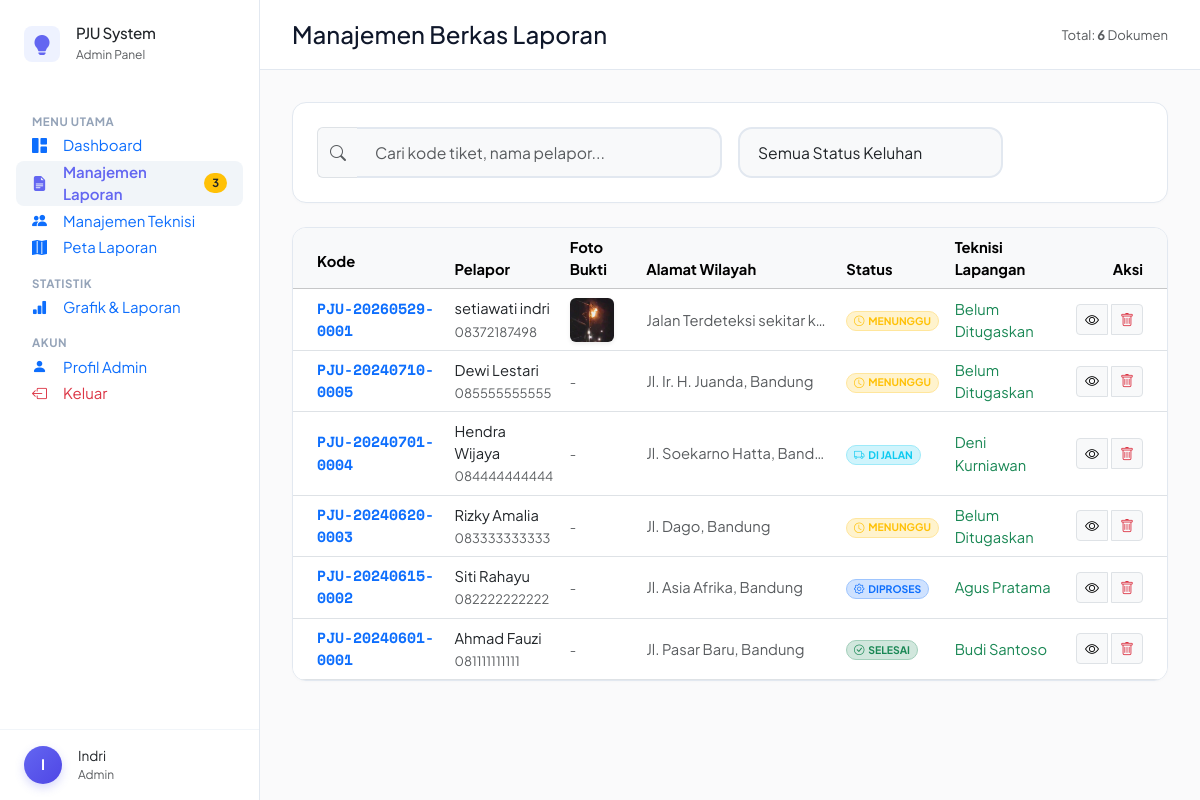
Screenshot of /pju_uas/admin/laporan.php (signed in) with the database file from the repository.
### tables this page shows
CREATE TABLE `laporan` (
  `id` int(10) UNSIGNED NOT NULL,
  `kode_laporan` varchar(20) NOT NULL COMMENT 'Format: PJU-YYYYMMDD-XXXX',
  `nama_pelapor` varchar(100) NOT NULL,
  `no_hp` varchar(20) NOT NULL,
  `deskripsi` text NOT NULL,
  `foto` varchar(255) DEFAULT NULL,
  `latitude` decimal(10,8) NOT NULL,
  `longitude` decimal(11,8) NOT NULL,
  `alamat_lokasi` varchar(500) DEFAULT NULL,
  `status` enum('menunggu','diproses','dalam_perjalanan','selesai','dibatalkan') NOT NULL DEFAULT 'menunggu',
  `teknisi_id` int(10) UNSIGNED DEFAULT NULL,
  `estimasi_selesai` datetime DEFAULT NULL,
  `catatan_teknisi` text DEFAULT NULL,
  `created_at` timestamp NOT NULL DEFAULT current_timestamp(),
  `updated_at` timestamp NOT NULL DEFAULT current_timestamp() ON UPDATE current_timestamp()
);

CREATE TABLE `teknisi` (
  `id` int(10) UNSIGNED NOT NULL,
  `nama` varchar(100) NOT NULL,
  `no_hp` varchar(20) NOT NULL,
  `email` varchar(150) DEFAULT NULL,
  `alamat` text DEFAULT NULL,
  `status` enum('aktif','nonaktif') NOT NULL DEFAULT 'aktif',
  `foto` varchar(255) DEFAULT NULL,
  `created_at` timestamp NOT NULL DEFAULT current_timestamp(),
  `updated_at` timestamp NOT NULL DEFAULT current_timestamp() ON UPDATE current_timestamp()
);

### pju_uas/admin/laporan.php (the view, shortened to what this page needs)
<?php
require_once dirname(__DIR__) . '/config/app.php';
$db          = getDB();
$search  = trim($_GET['search']  ?? '');
$page    = max(1, (int)($_GET['page'] ?? 1));
$perPage = 15;
$where  = 'WHERE 1=1';
$params = [];
$stmtCount = $db->prepare("SELECT COUNT(*) FROM laporan l $where");
$stmtCount->execute($params);
$total = (int)$stmtCount->fetchColumn();
$pag    = paginate($total, $perPage, $page, BASE_URL . '/admin/laporan.php');
$offset = $pag['offset'];
$stmt = $db->prepare("
    SELECT l.*, t.nama AS nama_teknisi
    FROM laporan l
    LEFT JOIN teknisi t ON l.teknisi_id = t.id
    $where
    ORDER BY l.created_at DESC
    LIMIT :limit OFFSET :offset
");
$stmt->bindValue(':limit', (int)$perPage, PDO::PARAM_INT);
$stmt->bindValue(':offset', (int)$offset, PDO::PARAM_INT);
$stmt->execute();
$laporan = $stmt->fetchAll();
include dirname(__DIR__) . '/templates/header.php';
?>
<div class="admin-wrapper">
  <?php include dirname(__DIR__) . '/templates/admin_sidebar.php'; ?>
  <main class="main-content">
    <div class="topbar-clean d-flex justify-content-between align-items-center">
      <h4 class="fw-800 mb-0" style="color: #0F172A;">Manajemen Berkas Laporan</h4>
      <div class="small text-muted fw-500">Total: <strong><?= number_format($total) ?></strong> Dokumen</div>
    </div>
    <div class="content-padding">
      <div class="card-clean-panel mb-4">
        <div class="row g-3 align-items-center">
          <div class="col-md-6">
            <div class="input-group">
              <span class="input-group-text bg-light border-end-0"><i class="bi bi-search text-muted"></i></span>
              <input type="text" id="search-input" class="form-control bg-light border-start-0" placeholder="Cari kode tiket, nama pelapor..." value="<?= e($search) ?>">
            </div>
          </div>
          <div class="col-md-4">
            <select id="filter-status" class="form-select bg-light">
              <option value="">Semua Status Keluhan</option>
            </select>
          </div>
        </div>
      </div>
      <div class="card-clean-panel p-0 overflow-hidden">
        <div class="table-responsive">
          <table class="table table-hover align-middle mb-0" style="font-size: 0.92rem;">
            <thead class="table-light">
              <tr>
                <th class="ps-4 py-3">Kode</th>
                <th>Pelapor</th>
                <th>Foto Bukti</th>
                <th>Alamat Wilayah</th>
                <th>Status</th>
                <th>Teknisi Lapangan</th>
                <th class="pe-4 text-end">Aksi</th>
              </tr>
            </thead>
            <tbody>
              <?php foreach ($laporan as $row): ?>
              <tr>
                <td class="ps-4 fw-bold text-primary" style="font-family:'Space Mono', monospace;"><?= e($row['kode_laporan']) ?></td>
                <td>
                  <div class="fw-600 text-dark"><?= e($row['nama_pelapor']) ?></div>
                  <small class="text-muted"><?= e($row['no_hp']) ?></small>
                </td>
                <td>
                  <?php if ($row['foto']): ?>
                  <img src="<?= UPLOAD_URL . e($row['foto']) ?>" class="rounded cursor-pointer shadow-sm" style="width: 44px; height: 44px; object-fit: cover;" onclick="Swal.fire({imageUrl:this.src, showConfirmButton:false})">
                  <?php else: ?>
                  <span class="text-muted small">-</span>
                  <?php endif; ?>
                </td>
                <td class="text-muted text-truncate" style="max-width: 200px;"><?= e($row['alamat_lokasi'] ?? 'Koordinat Terlampir') ?></td>
                <td><?= statusBadge($row['status']) ?></td>
                <td class="fw-600 text-success"><?= e($row['nama_teknisi'] ?? 'Belum Ditugaskan') ?></td>
                <td class="pe-4 text-end">
                  <div class="btn-group gap-1">
                    <a href="<?= BASE_URL ?>/admin/detail_laporan.php?id=<?= $row['id'] ?>" class="btn btn-sm btn-light border"><i class="bi bi-eye"></i></a>
                    <button onclick="confirmDelete('<?= BASE_URL ?>/admin/hapus_laporan.php?id=<?= $row['id'] ?>', 'laporan <?= e($row['kode_laporan']) ?>')" class="btn btn-sm btn-light border text-danger"><i class="bi bi-trash"></i></button>
                  </div>
                </td>
              </tr>
              <?php endforeach; ?>
            </tbody>
          </table>
        </div>
      </div>
    </div>
  </main>
</div>
<?php include dirname(__DIR__) . '/templates/footer.php'; ?>

### pju_uas/templates/header.php (shortened to what this page needs)
<!DOCTYPE html>
<html lang="id" data-bs-theme="light">
<head>
  <link href="https://cdn.jsdelivr.net/npm/bootstrap@5.3.3/dist/css/bootstrap.min.css" rel="stylesheet">
  <link href="https://cdn.jsdelivr.net/npm/bootstrap-icons@1.11.3/font/bootstrap-icons.min.css" rel="stylesheet">
  <link href="https://unpkg.com/leaflet@1.9.4/dist/leaflet.css" rel="stylesheet">
  <link href="<?= BASE_URL ?>/assets/css/style.css" rel="stylesheet">
</head>
<body>

### pju_uas/templates/admin_sidebar.php (shortened to what this page needs)
<?php
$currentPage = $currentPage ?? '';
?>
<div class="sidebar d-flex flex-column justify-content-between" id="adminSidebar">
  <div>
    <div class="sidebar-brand p-4 d-flex align-items-center gap-3">
      <div class="d-flex align-items-center justify-content-center rounded-3"
           style="width: 36px; height: 36px; background-color: #EEF2FF; color: #6366F1 !important;">
        <i class="bi bi-lightbulb-fill fs-5"></i>
      </div>
      <div>
        <h6 class="fw-800 mb-0 text-dark" style="letter-spacing: -0.02em; font-size: 0.95rem;">PJU System</h6>
        <small class="text-muted fw-600" style="font-size: 0.75rem;">Admin Panel</small>
      </div>
    </div>
    <div class="p-3">
      <div class="nav-label px-3 pt-2 pb-1" style="font-size: 0.72rem; font-weight: 700; text-transform: uppercase; letter-spacing: 0.05em; color: #94A3B8;">Menu Utama</div>
      <nav class="d-flex flex-column gap-1">
        <a href="<?= BASE_URL ?>/admin/dashboard.php" class="nav-item d-flex align-items-center gap-3 px-3 py-2.5 rounded-3 text-decoration-none <?= $currentPage === 'dashboard' ? 'active' : '' ?>">
          <i class="bi bi-grid-1x2-fill"></i>
          <span>Dashboard</span>
        </a>
        <a href="<?= BASE_URL ?>/admin/laporan.php" class="nav-item d-flex align-items-center justify-content-between px-3 py-2.5 rounded-3 text-decoration-none <?= $currentPage === 'laporan' ? 'active' : '' ?>">
          <div class="d-flex align-items-center gap-3">
            <i class="bi bi-file-earmark-text-fill"></i>
            <span>Manajemen Laporan</span>
          </div>
          <?php
          $db = getDB();
          $s  = $db->query("SELECT COUNT(*) FROM laporan WHERE status='menunggu'")->fetchColumn();
          if ($s > 0): ?>
            <span class="badge rounded-pill bg-warning text-dark fw-700 small" style="font-size: 0.7rem; padding: 4px 8px;"><?= $s ?></span>
          <?php endif; ?>
        </a>
        <a href="<?= BASE_URL ?>/admin/teknisi.php" class="nav-item d-flex align-items-center gap-3 px-3 py-2.5 rounded-3 text-decoration-none <?= $currentPage === 'teknisi' ? 'active' : '' ?>">
          <i class="bi bi-people-fill"></i>
          <span>Manajemen Teknisi</span>
        </a>
        <a href="<?= BASE_URL ?>/admin/peta.php" class="nav-item d-flex align-items-center gap-3 px-3 py-2.5 rounded-3 text-decoration-none <?= $currentPage === 'peta' ? 'active' : '' ?>">
          <i class="bi bi-map-fill"></i>
          <span>Peta Laporan</span>
        </a>
      </nav>
      <div class="nav-label px-3 pt-3 pb-1" style="font-size: 0.72rem; font-weight: 700; text-transform: uppercase; letter-spacing: 0.05em; color: #94A3B8;">Statistik</div>
      <nav class="d-flex flex-column gap-1">
        <a href="<?= BASE_URL ?>/admin/grafik.php" class="nav-item d-flex align-items-center gap-3 px-3 py-2.5 rounded-3 text-decoration-none <?= $currentPage === 'grafik' ? 'active' : '' ?>">
          <i class="bi bi-bar-chart-fill"></i>
          <span>Grafik & Laporan</span>
        </a>
      </nav>
      <div class="nav-label px-3 pt-3 pb-1" style="font-size: 0.72rem; font-weight: 700; text-transform: uppercase; letter-spacing: 0.05em; color: #94A3B8;">Akun</div>
      <nav class="d-flex flex-column gap-1">
        <a href="<?= BASE_URL ?>/admin/profil.php" class="nav-item d-flex align-items-center gap-3 px-3 py-2.5 rounded-3 text-decoration-none <?= $currentPage === 'profil' ? 'active' : '' ?>">
          <i class="bi bi-person-fill"></i>
          <span>Profil Admin</span>
        </a>
        <a href="<?= BASE_URL ?>/admin/logout.php" class="nav-item d-flex align-items-center gap-3 px-3 py-2.5 rounded-3 text-decoration-none text-danger">
          <i class="bi bi-box-arrow-left"></i>
          <span>Keluar</span>
        </a>
      </nav>
    </div>
  </div>
  <div class="p-3 border-top" style="border-color: #F1F5F9 !important;">
    <div class="d-flex align-items-center gap-3 px-2">
      <div class="rounded-circle d-flex align-items-center justify-content-center text-white fw-bold"
           style="width: 38px; height: 38px; background: linear-gradient(135deg, #6366F1, #4F46E5); font-size: 0.9rem; box-shadow: 0 4px 10px rgba(99,102,241,0.25);">
        <?= strtoupper(substr($_SESSION['admin_nama'] ?? 'A', 0, 1)) ?>
      </div>
      <div class="overflow-hidden" style="line-height: 1.2;">
        <div class="fw-700 text-dark text-truncate" style="font-size: 0.85rem;"><?= e($_SESSION['admin_nama'] ?? 'Admin Baru') ?></div>
        <small class="text-muted fw-500" style="font-size: 0.75rem;"><?= e(ucfirst($_SESSION['admin_role'] ?? 'Admin')) ?></small>
      </div>
    </div>
  </div>
</div>

### pju_uas/config/app.php (shortened to what this page needs)
<?php
function e(string $str): string {
    return htmlspecialchars($str, ENT_QUOTES | ENT_HTML5, 'UTF-8');
}
function statusBadge(string $status): string {
    return match($status) {
        'menunggu'         => '<span class="badge bg-warning-subtle text-warning border border-warning-subtle px-2.5 py-1.5 rounded-pill fw-700 text-uppercase" style="font-size:0.65rem;"><i class="bi bi-clock me-1"></i>Menunggu</span>',
        'diproses'         => '<span class="badge bg-primary-subtle text-primary border border-primary-subtle px-2.5 py-1.5 rounded-pill fw-700 text-uppercase" style="font-size:0.65rem;"><i class="bi bi-gear me-1"></i>Diproses</span>',
        'dalam_perjalanan' => '<span class="badge bg-info-subtle text-info border border-info-subtle px-2.5 py-1.5 rounded-pill fw-700 text-uppercase" style="font-size:0.65rem;"><i class="bi bi-truck me-1"></i>Di Jalan</span>',
        'selesai'          => '<span class="badge bg-success-subtle text-success border border-success-subtle px-2.5 py-1.5 rounded-pill fw-700 text-uppercase" style="font-size:0.65rem;"><i class="bi bi-check-circle me-1"></i>Selesai</span>',
        'dibatalkan'       => '<span class="badge bg-danger-subtle text-danger border border-danger-subtle px-2.5 py-1.5 rounded-pill fw-700 text-uppercase" style="font-size:0.65rem;"><i class="bi bi-x-circle me-1"></i>Batal</span>',
        default            => '<span class="badge bg-secondary-subtle text-secondary border border-secondary-subtle px-2.5 py-1.5 rounded-pill fw-700 text-uppercase" style="font-size:0.65rem;">Tidak Diketahui</span>',
    };
}

### pju_uas/templates/footer.php (shortened to what this page needs)
</body>
</html>

### pju_uas/css/style.css (style rules this page uses)
:root { --pju-primary: #06B6D4; --pju-primary-dark:#0891B2; --pju-yellow: #FBBF24; --pju-orange: #F97316; --pju-dark: #0F172A; --pju-card-bg: rgba(255, 255, 255, 0.85); --pju-border: rgba(226, 232, 240, 0.8); --pju-text: #334155; --pju-text-muted: #64748B; --pju-sidebar-w: 260px; --pju-radius: 24px; --pju-shadow: 0 20px 40px -15px rgba(6, 182, 212, 0.1); --pju-shadow-lg: 0 30px 60px -15px rgba(6, 182, 212, 0.2); --transition: all 0.35s cubic-bezier(0.4, 0, 0.2, 1); --pju-bg-light: #F8FAFC; }
*, *::before, *::after { box-sizing: border-box; }
body { font-family: 'Plus Jakarta Sans', sans-serif; font-size: 15px; color: var(--pju-text); background: var(--pju-bg-light); transition: var(--transition); -webkit-font-smoothing: antialiased; }
a { text-decoration: none; transition: var(--transition); }
.form-control, .form-select { border: 2px solid #E2E8F0; border-radius: 14px; padding: 12px 18px; font-size: 0.98rem; transition: var(--transition); background: #fff; }
.sidebar { background: linear-gradient(180deg, #0F172A 0%, #1E293B 100%); }

### pju_uas/admin/laporan.php (style rules this page uses)
body { background-color: #FAFAFB !important; color: #1E293B; }
.admin-wrapper { display: flex; min-height: 100vh; }
.sidebar { width: 260px; background: #FFFFFF !important; position: fixed; height: 100vh; border-right: 1px solid #E2E8F0; z-index: 100; }
.sidebar .nav-item.active { background: #F1F5F9 !important; color: #6366F1 !important; font-weight: 600; }
.main-content { margin-left: 260px; flex-grow: 1; padding: 0; background-color: #FAFAFB; }
.topbar-clean { background: #FFFFFF; padding: 20px 32px; border-bottom: 1px solid #E2E8F0; }
.content-padding { padding: 32px; }
.card-clean-panel { background: #FFFFFF; border: 1px solid #E2E8F0; border-radius: 14px; padding: 24px; box-shadow: 0 1px 3px rgba(0,0,0,0.02); }

### rows the page displays
laporan: kode_laporan "PJU-20260529-0001", nama_pelapor "setiawati indri", no_hp "08372187498", foto (picture), alamat_lokasi "Jalan Terdeteksi sekitar k…", status "MENUNGGU", nama_teknisi "Belum Ditugaskan"
laporan: kode_laporan "PJU-20240710-0005", nama_pelapor "Dewi Lestari", no_hp "085555555555", alamat_lokasi "Jl. Ir. H. Juanda, Bandung", status "MENUNGGU", nama_teknisi "Belum Ditugaskan"
laporan: kode_laporan "PJU-20240701-0004", nama_pelapor "Hendra Wijaya", no_hp "084444444444", alamat_lokasi "Jl. Soekarno Hatta, Band…", status "DI JALAN", teknisi.nama "Deni Kurniawan"
laporan: kode_laporan "PJU-20240620-0003", nama_pelapor "Rizky Amalia", no_hp "083333333333", alamat_lokasi "Jl. Dago, Bandung", status "MENUNGGU", nama_teknisi "Belum Ditugaskan"
laporan: kode_laporan "PJU-20240615-0002", nama_pelapor "Siti Rahayu", no_hp "082222222222", alamat_lokasi "Jl. Asia Afrika, Bandung", status "DIPROSES", teknisi.nama "Agus Pratama"
laporan: kode_laporan "PJU-20240601-0001", nama_pelapor "Ahmad Fauzi", no_hp "081111111111", alamat_lokasi "Jl. Pasar Baru, Bandung", status "SELESAI", teknisi.nama "Budi Santoso"

### other values shown
$s "3"
substr($_SESSION['admin_nama'] ?? 'A', 0, 1) "I"
$_SESSION['admin_nama'] "Indri"
$_SESSION['admin_role'] "Admin"
$total "6"
